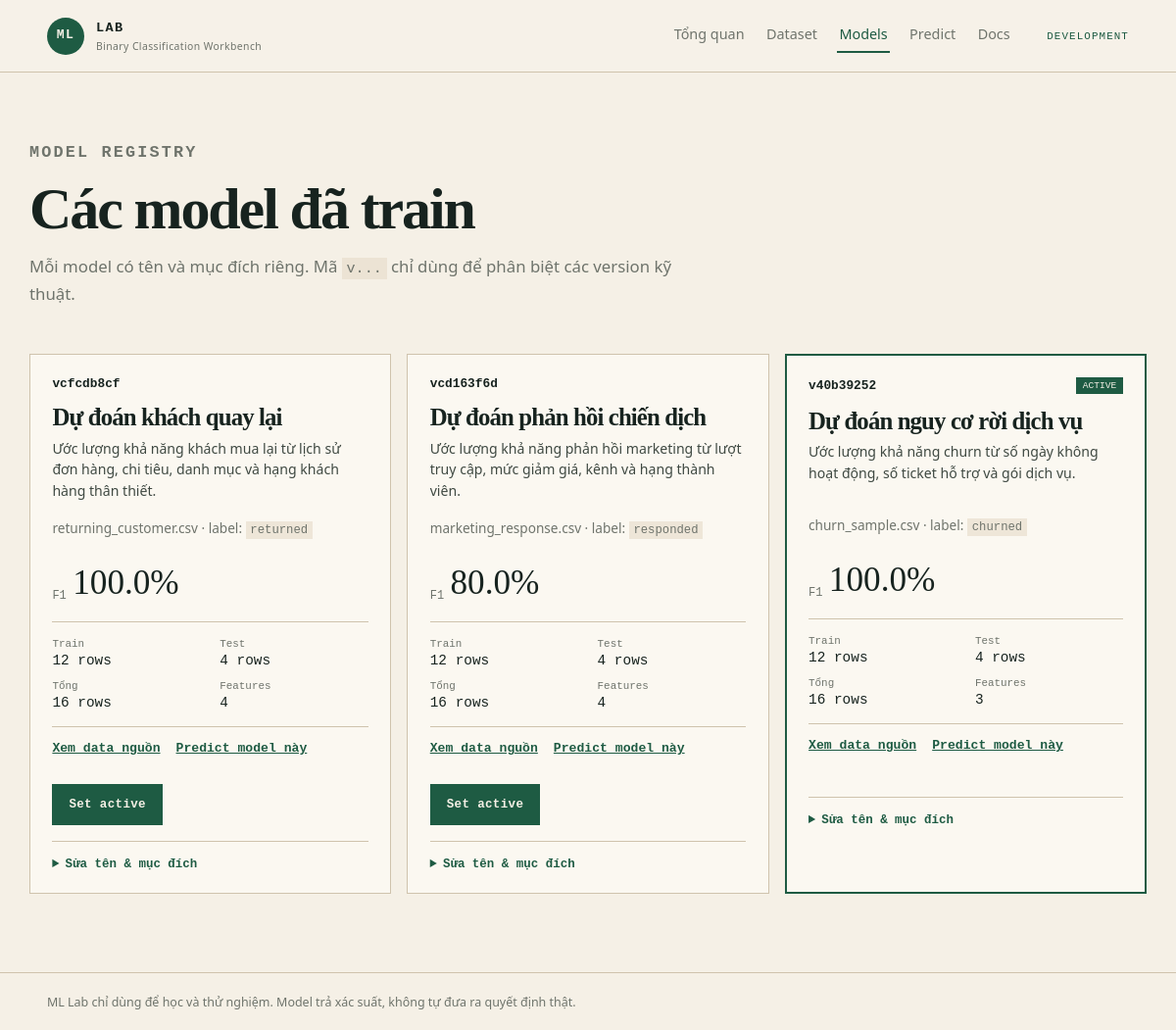
The app's page /models with its own data.
### tables this page shows
CREATE TABLE model_versions (
                id TEXT PRIMARY KEY,
                dataset_id TEXT NOT NULL REFERENCES datasets(id),
                job_id TEXT NOT NULL REFERENCES training_jobs(id),
                version TEXT NOT NULL,
                artifact_path TEXT NOT NULL,
                metadata_path TEXT NOT NULL,
                metrics_json TEXT NOT NULL,
                is_active INTEGER NOT NULL DEFAULT 0,
                created_at TEXT NOT NULL
            , model_name TEXT, purpose TEXT);

CREATE TABLE datasets (
                id TEXT PRIMARY KEY,
                original_filename TEXT NOT NULL,
                stored_path TEXT NOT NULL,
                row_count INTEGER NOT NULL,
                columns_json TEXT NOT NULL,
                created_at TEXT NOT NULL
            );

CREATE TABLE training_jobs (
                id TEXT PRIMARY KEY,
                dataset_id TEXT NOT NULL REFERENCES datasets(id),
                label_column TEXT NOT NULL,
                feature_columns_json TEXT NOT NULL,
                status TEXT NOT NULL CHECK(status IN ('queued', 'running', 'succeeded', 'failed')),
                error_message TEXT,
                started_at TEXT,
                completed_at TEXT,
                created_at TEXT NOT NULL
            , model_name TEXT, purpose TEXT);

### app/main.py (the view)
@app.get("/models", response_class=HTMLResponse)
def models_page(request: Request):
    return view(request, "models.html", active_page="models", models=list_models())

### app/templates/models.html (shortened to what this page needs)
{% extends "base.html" %}
{% block content %}
<section class="page-heading"><p class="eyebrow">MODEL REGISTRY</p><h1>Các model đã train</h1><p>Mỗi model có tên và mục đích riêng. Mã <code>v...</code> chỉ dùng để phân biệt các version kỹ thuật.</p></section>
{% if models %}
<section class="model-grid">
{% for model in models %}
  <article class="model-card {% if model.is_active %}is-active{% endif %}">
    <div class="model-card-head"><span class="model-version">{{ model.version }}</span>{% if model.is_active %}<span class="badge">ACTIVE</span>{% endif %}</div>
    <h2 class="model-title">{{ model.display_name }}</h2>
    <p class="model-purpose">{{ model.display_purpose }}</p>
    <p class="model-source">{{ model.original_filename }} · label: <code>{{ model.label_column }}</code></p>
    <div class="model-score"><span>F1</span><strong>{{ '%.1f'|format(model.metrics.f1 * 100) }}%</strong></div>
    <dl><div><dt>Train</dt><dd>{{ model.metrics.train_rows }} rows</dd></div><div><dt>Test</dt><dd>{{ model.metrics.test_rows }} rows</dd></div><div><dt>Tổng</dt><dd>{{ model.row_count }} rows</dd></div><div><dt>Features</dt><dd>{{ model.feature_count }}</dd></div></dl>
    <div class="model-links"><a class="text-link" href="/datasets/{{ model.dataset_id }}/preview">Xem data nguồn</a><a class="text-link" href="/predict?model_id={{ model.id }}">Predict model này</a></div>
    <div class="model-actions">{% if not model.is_active %}<form action="/models/{{ model.id }}/activate" method="post"><input type="hidden" name="csrf" value="{{ csrf_token }}"><button class="button button-primary" type="submit">Set active</button></form>{% endif %}</div>
    <details class="model-editor"><summary>{% if model.has_identity %}Sửa tên &amp; mục đích{% else %}Đặt tên &amp; mục đích{% endif %}</summary></details>
  </article>
{% endfor %}
</section>
{% else %}<section class="empty-panel"><h2>Chưa có model</h2><p>Upload CSV và train model đầu tiên để bắt đầu.</p><a class="button button-primary" href="/datasets">Upload dataset</a></section>{% endif %}
{% endblock %}

### app/templates/base.html (shortened to what this page needs)
<!doctype html>
<html lang="vi">
  <head>
    <link rel="stylesheet" href="/static/app.css">
  </head>
  <body>
    <header class="site-header">
      <a class="brand" href="/">
        <span class="brand-mark">ML</span>
        <span><strong>LAB</strong><small>Binary Classification Workbench</small></span>
      </a>
      <nav aria-label="Điều hướng chính">
        <a class="{% if active_page == 'dashboard' %}active{% endif %}" href="/">Tổng quan</a>
        <a class="{% if active_page == 'datasets' %}active{% endif %}" href="/datasets">Dataset</a>
        <a class="{% if active_page == 'models' %}active{% endif %}" href="/models">Models</a>
        <a class="{% if active_page == 'predict' %}active{% endif %}" href="/predict">Predict</a>
        <a class="{% if active_page == 'docs' %}active{% endif %}" href="/docs">Docs</a>
      </nav>
      <span class="environment">{{ app_env }}</span>
    </header>
    <main class="page-shell">
      {% block content %}{% endblock %}
    </main>
    <footer class="site-footer">ML Lab chỉ dùng để học và thử nghiệm. Model trả xác suất, không tự đưa ra quyết định thật.</footer>
  </body>
</html>

### app/static/app.css (style rules this page uses)
:root { --ink: #17231f; --paper: #f5f0e6; --paper-deep: #e9dfcd; --line: #cfc3ad; --forest: #1e5b43; --moss: #568a4d; --coral: #bd563e; --soft-green: #dbe9d8; --soft-red: #f4ded7; --muted: #6f746c; --mono: "SFMono-Regular", Consolas, "Liberation Mono", monospace; --serif: Georgia, "Iowan Old Style", "Palatino Linotype", serif; --sans: "Avenir Next", "Segoe UI", sans-serif; }
* { box-sizing: border-box; }
body { margin: 0; color: var(--ink); background: var(--paper); font-family: var(--sans); line-height: 1.55; }
a { color: inherit; }
code { font-family: var(--mono); font-size: .9em; background: color-mix(in srgb, var(--paper-deep) 70%, transparent); padding: .12rem .3rem; }
h1, h2, h3, p { margin-top: 0; }
h1, h2 { font-family: var(--serif); line-height: 1.05; letter-spacing: -.035em; }
.site-header { min-height: 74px; border-bottom: 1px solid var(--line); display: flex; align-items: center; gap: 2.2rem; padding: .9rem max(4vw, 1.5rem); background: color-mix(in srgb, var(--paper) 92%, white); }
.brand { display: flex; align-items: center; gap: .75rem; text-decoration: none; letter-spacing: .08em; }
.brand-mark { display: grid; place-items: center; width: 38px; height: 38px; border-radius: 50%; background: var(--forest); color: var(--paper); font-family: var(--mono); font-weight: 700; font-size: .82rem; }
.brand strong { display: block; font-family: var(--mono); font-size: .85rem; }
.brand small { display: block; color: var(--muted); font-size: .65rem; letter-spacing: .04em; }
nav { display: flex; align-items: center; gap: 1.1rem; margin-left: auto; }
nav a { text-decoration: none; color: var(--muted); font-size: .9rem; padding: .35rem .15rem; border-bottom: 2px solid transparent; }
nav a:hover, nav a.active { color: var(--forest); border-color: var(--forest); }
.environment { font: .68rem var(--mono); color: var(--forest); text-transform: uppercase; letter-spacing: .1em; }
.page-shell { width: min(1140px, calc(100% - 3rem)); margin: 0 auto; padding: 4.5rem 0 5rem; }
.site-footer { border-top: 1px solid var(--line); padding: 1.2rem max(4vw, 1.5rem); color: var(--muted); font-size: .78rem; }
.eyebrow { color: var(--forest); font: 700 .72rem var(--mono); letter-spacing: .13em; }
.hero-actions, .model-actions { display: flex; gap: .75rem; flex-wrap: wrap; margin-top: 1.8rem; }
.button { display: inline-flex; justify-content: center; align-items: center; min-height: 42px; border: 1px solid var(--forest); padding: .55rem 1rem; font: 700 .78rem var(--mono); letter-spacing: .03em; text-decoration: none; cursor: pointer; }
.button-primary { color: var(--paper); background: var(--forest); }
.text-link { color: var(--forest); font: 700 .82rem var(--mono); }
.page-heading { max-width: 700px; margin-bottom: 3rem; }
.page-heading h1 { overflow-wrap: anywhere; font-size: clamp(2.7rem, 5vw, 4.5rem); margin-bottom: .9rem; }
.page-heading p { color: var(--muted); font-size: 1.05rem; }
.model-grid { display: grid; grid-template-columns: repeat(3, 1fr); gap: 1rem; }
.model-card { padding: 1.4rem; border: 1px solid var(--line); background: #fbf8f1; }
.model-card.is-active { border: 2px solid var(--forest); }
.model-card-head { display: flex; justify-content: space-between; align-items: center; }
.model-version { font: 700 .8rem var(--mono); }
.badge { color: var(--paper); background: var(--forest); padding: .2rem .4rem; font: .6rem var(--mono); }
.model-title { margin: .9rem 0 .45rem; font-size: 1.55rem; overflow-wrap: anywhere; }
.model-purpose { min-height: 4.2em; margin: 0; color: #3f4942; font-size: .88rem; }
.model-source { color: var(--muted); margin: 1rem 0 1.5rem; font-size: .85rem; overflow-wrap: anywhere; }
.model-score { display: flex; align-items: end; gap: .4rem; padding-bottom: 1.2rem; border-bottom: 1px solid var(--line); }
.model-score span { color: var(--muted); font: .75rem var(--mono); }
.model-score strong { font: 2.2rem var(--serif); }
.model-card dl { display: grid; grid-template-columns: repeat(2, 1fr); gap: .8rem 1.2rem; margin: 1rem 0; }
.model-card dt { color: var(--muted); font: .68rem var(--mono); }
.model-card dd { margin: .15rem 0 0; font: .9rem var(--mono); }
.model-card form { margin: 0; }
.model-links { display: flex; gap: 1rem; flex-wrap: wrap; padding-top: .9rem; border-top: 1px solid var(--line); }
.model-editor { margin-top: 1rem; padding-top: 1rem; border-top: 1px solid var(--line); }
.model-editor summary { color: var(--forest); cursor: pointer; font: 700 .78rem var(--mono); }

### records on screen
model_versions: version "vcfcdb8cf", display_name "Dự đoán khách quay lại", display_purpose "Ước lượng khả năng khách mua lại từ lịch sử đơn hàng, chi tiêu, danh mục và hạng khách hàng thân thiết.", original_filename "returning_customer.csv", label_column "returned", metrics "100.0", metrics.train_rows "12", metrics.test_rows "4", row_count "16", feature_count "4"
model_versions: version "vcd163f6d", display_name "Dự đoán phản hồi chiến dịch", display_purpose "Ước lượng khả năng phản hồi marketing từ lượt truy cập, mức giảm giá, kênh và hạng thành viên.", original_filename "marketing_response.csv", label_column "responded", metrics "80.0", metrics.train_rows "12", metrics.test_rows "4", row_count "16", feature_count "4"
model_versions: version "v40b39252", is_active "ACTIVE", display_name "Dự đoán nguy cơ rời dịch vụ", display_purpose "Ước lượng khả năng churn từ số ngày không hoạt động, số ticket hỗ trợ và gói dịch vụ.", original_filename "churn_sample.csv", label_column "churned", metrics "100.0", metrics.train_rows "12", metrics.test_rows "4", row_count "16", feature_count "3"

### other values on screen
{{ app_env }} "DEVELOPMENT"
